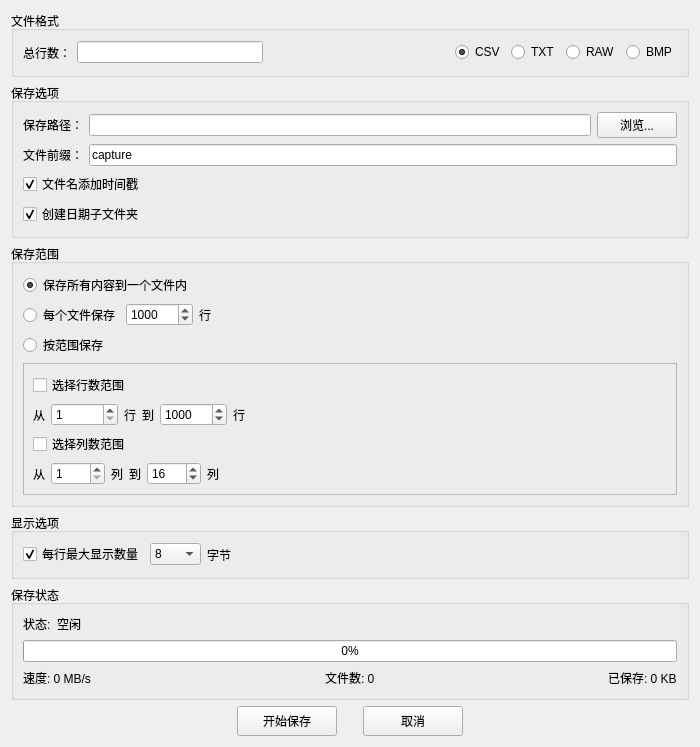
<?xml version="1.0" encoding="UTF-8"?>
<ui version="4.0">
 <class>SaveFileBox</class>
 <widget class="QWidget" name="SaveFileBox">
  <property name="geometry">
   <rect>
    <x>0</x>
    <y>0</y>
    <width>700</width>
    <height>747</height>
   </rect>
  </property>
  <property name="windowTitle">
   <string>文件保存设置</string>
  </property>
  <layout class="QVBoxLayout" name="verticalLayout_main">
   <item>
    <widget class="QGroupBox" name="formatGroupBox">
     <property name="title">
      <string>文件格式</string>
     </property>
     <layout class="QHBoxLayout" name="horizontalLayout_format">
      <item>
       <widget class="QLabel" name="totalLinesLabel">
        <property name="text">
         <string>总行数：</string>
        </property>
       </widget>
      </item>
      <item>
       <widget class="QLineEdit" name="totalLinesEdit">
        <property name="readOnly">
         <bool>true</bool>
        </property>
       </widget>
      </item>
      <item>
       <spacer name="horizontalSpacer_1">
        <property name="orientation">
         <enum>Qt::Horizontal</enum>
        </property>
        <property name="sizeHint" stdset="0">
         <size>
          <width>40</width>
          <height>20</height>
         </size>
        </property>
       </spacer>
      </item>
      <item>
       <widget class="QRadioButton" name="csvRadioButton">
        <property name="text">
         <string>CSV</string>
        </property>
        <property name="checked">
         <bool>true</bool>
        </property>
       </widget>
      </item>
      <item>
       <widget class="QRadioButton" name="txtRadioButton">
        <property name="text">
         <string>TXT</string>
        </property>
       </widget>
      </item>
      <item>
       <widget class="QRadioButton" name="rawRadioButton">
        <property name="text">
         <string>RAW</string>
        </property>
       </widget>
      </item>
      <item>
       <widget class="QRadioButton" name="bmpRadioButton">
        <property name="text">
         <string>BMP</string>
        </property>
       </widget>
      </item>
     </layout>
    </widget>
   </item>
   <item>
    <widget class="QGroupBox" name="saveOptionsGroupBox">
     <property name="title">
      <string>保存选项</string>
     </property>
     <layout class="QVBoxLayout" name="verticalLayout_options">
      <item>
       <layout class="QHBoxLayout" name="horizontalLayout_path">
        <item>
         <widget class="QLabel" name="pathLabel">
          <property name="text">
           <string>保存路径：</string>
          </property>
         </widget>
        </item>
        <item>
         <widget class="QLineEdit" name="pathEdit"/>
        </item>
        <item>
         <widget class="QPushButton" name="browseFolderButton">
          <property name="text">
           <string>浏览...</string>
          </property>
         </widget>
        </item>
       </layout>
      </item>
      <item>
       <layout class="QHBoxLayout" name="horizontalLayout_prefix">
        <item>
         <widget class="QLabel" name="prefixLabel">
          <property name="text">
           <string>文件前缀：</string>
          </property>
         </widget>
        </item>
        <item>
         <widget class="QLineEdit" name="prefixEdit">
          <property name="text">
           <string>capture</string>
          </property>
         </widget>
        </item>
       </layout>
      </item>
      <item>
       <widget class="QCheckBox" name="appendTimestampCheckBox">
        <property name="text">
         <string>文件名添加时间戳</string>
        </property>
        <property name="checked">
         <bool>true</bool>
        </property>
       </widget>
      </item>
      <item>
       <widget class="QCheckBox" name="createSubfolderCheckBox">
        <property name="text">
         <string>创建日期子文件夹</string>
        </property>
        <property name="checked">
         <bool>true</bool>
        </property>
       </widget>
      </item>
     </layout>
    </widget>
   </item>
   <item>
    <widget class="QGroupBox" name="saveRangeGroupBox">
     <property name="title">
      <string>保存范围</string>
     </property>
     <layout class="QVBoxLayout" name="verticalLayout_range">
      <item>
       <widget class="QRadioButton" name="saveAllRadioButton">
        <property name="text">
         <string>保存所有内容到一个文件内</string>
        </property>
        <property name="checked">
         <bool>true</bool>
        </property>
       </widget>
      </item>
      <item>
       <layout class="QHBoxLayout" name="horizontalLayout_lines">
        <item>
         <widget class="QRadioButton" name="splitByLinesRadioButton">
          <property name="text">
           <string>每个文件保存</string>
          </property>
         </widget>
        </item>
        <item>
         <widget class="QSpinBox" name="linesPerFileSpinBox">
          <property name="minimum">
           <number>100</number>
          </property>
          <property name="maximum">
           <number>100000</number>
          </property>
          <property name="singleStep">
           <number>100</number>
          </property>
          <property name="value">
           <number>1000</number>
          </property>
         </widget>
        </item>
        <item>
         <widget class="QLabel" name="linesLabel">
          <property name="text">
           <string>行</string>
          </property>
         </widget>
        </item>
        <item>
         <spacer name="horizontalSpacer_2">
          <property name="orientation">
           <enum>Qt::Horizontal</enum>
          </property>
          <property name="sizeHint" stdset="0">
           <size>
            <width>40</width>
            <height>20</height>
           </size>
          </property>
         </spacer>
        </item>
       </layout>
      </item>
      <item>
       <widget class="QRadioButton" name="saveRangeRadioButton">
        <property name="text">
         <string>按范围保存</string>
        </property>
       </widget>
      </item>
      <item>
       <widget class="QFrame" name="rangeFrame">
        <property name="frameShape">
         <enum>QFrame::StyledPanel</enum>
        </property>
        <property name="frameShadow">
         <enum>QFrame::Raised</enum>
        </property>
        <layout class="QVBoxLayout" name="verticalLayout_rangeOptions">
         <item>
          <widget class="QCheckBox" name="lineRangeCheckBox">
           <property name="text">
            <string>选择行数范围</string>
           </property>
          </widget>
         </item>
         <item>
          <layout class="QHBoxLayout" name="horizontalLayout_lineRange">
           <item>
            <widget class="QLabel" name="fromLineLabel">
             <property name="text">
              <string>从</string>
             </property>
            </widget>
           </item>
           <item>
            <widget class="QSpinBox" name="fromLineSpinBox">
             <property name="minimum">
              <number>1</number>
             </property>
             <property name="maximum">
              <number>1000000</number>
             </property>
            </widget>
           </item>
           <item>
            <widget class="QLabel" name="lineLabel1">
             <property name="text">
              <string>行</string>
             </property>
            </widget>
           </item>
           <item>
            <widget class="QLabel" name="toLineLabel">
             <property name="text">
              <string>到</string>
             </property>
            </widget>
           </item>
           <item>
            <widget class="QSpinBox" name="toLineSpinBox">
             <property name="minimum">
              <number>1</number>
             </property>
             <property name="maximum">
              <number>1000000</number>
             </property>
             <property name="value">
              <number>1000</number>
             </property>
            </widget>
           </item>
           <item>
            <widget class="QLabel" name="lineLabel2">
             <property name="text">
              <string>行</string>
             </property>
            </widget>
           </item>
           <item>
            <spacer name="horizontalSpacer_3">
             <property name="orientation">
              <enum>Qt::Horizontal</enum>
             </property>
             <property name="sizeHint" stdset="0">
              <size>
               <width>40</width>
               <height>20</height>
              </size>
             </property>
            </spacer>
           </item>
          </layout>
         </item>
         <item>
          <widget class="QCheckBox" name="columnRangeCheckBox">
           <property name="text">
            <string>选择列数范围</string>
           </property>
          </widget>
         </item>
         <item>
          <layout class="QHBoxLayout" name="horizontalLayout_columnRange">
           <item>
            <widget class="QLabel" name="fromColumnLabel">
             <property name="text">
              <string>从</string>
             </property>
            </widget>
           </item>
           <item>
            <widget class="QSpinBox" name="fromColumnSpinBox">
             <property name="minimum">
              <number>1</number>
             </property>
             <property name="maximum">
              <number>1000</number>
             </property>
            </widget>
           </item>
           <item>
            <widget class="QLabel" name="columnLabel1">
             <property name="text">
              <string>列</string>
             </property>
            </widget>
           </item>
           <item>
            <widget class="QLabel" name="toColumnLabel">
             <property name="text">
              <string>到</string>
             </property>
            </widget>
           </item>
           <item>
            <widget class="QSpinBox" name="toColumnSpinBox">
             <property name="minimum">
              <number>1</number>
             </property>
             <property name="maximum">
              <number>1000</number>
             </property>
             <property name="value">
              <number>16</number>
             </property>
            </widget>
           </item>
           <item>
            <widget class="QLabel" name="columnLabel2">
             <property name="text">
              <string>列</string>
             </property>
            </widget>
           </item>
           <item>
            <spacer name="horizontalSpacer_4">
             <property name="orientation">
              <enum>Qt::Horizontal</enum>
             </property>
             <property name="sizeHint" stdset="0">
              <size>
               <width>40</width>
               <height>20</height>
              </size>
             </property>
            </spacer>
           </item>
          </layout>
         </item>
        </layout>
       </widget>
      </item>
     </layout>
    </widget>
   </item>
   <item>
    <widget class="QGroupBox" name="displayOptionsGroupBox">
     <property name="title">
      <string>显示选项</string>
     </property>
     <layout class="QVBoxLayout" name="verticalLayout_display">
      <item>
       <layout class="QHBoxLayout" name="horizontalLayout_bytesPerLine">
        <item>
         <widget class="QCheckBox" name="maxBytesPerLineCheckBox">
          <property name="text">
           <string>每行最大显示数量</string>
          </property>
          <property name="checked">
           <bool>true</bool>
          </property>
         </widget>
        </item>
        <item>
         <widget class="QComboBox" name="bytesPerLineComboBox">
          <item>
           <property name="text">
            <string>8</string>
           </property>
          </item>
          <item>
           <property name="text">
            <string>16</string>
           </property>
          </item>
          <item>
           <property name="text">
            <string>32</string>
           </property>
          </item>
          <item>
           <property name="text">
            <string>64</string>
           </property>
          </item>
          <item>
           <property name="text">
            <string>128</string>
           </property>
          </item>
         </widget>
        </item>
        <item>
         <widget class="QLabel" name="bytesLabel">
          <property name="text">
           <string>字节</string>
          </property>
         </widget>
        </item>
        <item>
         <spacer name="horizontalSpacer_5">
          <property name="orientation">
           <enum>Qt::Horizontal</enum>
          </property>
          <property name="sizeHint" stdset="0">
           <size>
            <width>40</width>
            <height>20</height>
           </size>
          </property>
         </spacer>
        </item>
       </layout>
      </item>
     </layout>
    </widget>
   </item>
   <item>
    <widget class="QGroupBox" name="statusGroupBox">
     <property name="title">
      <string>保存状态</string>
     </property>
     <layout class="QVBoxLayout" name="verticalLayout_status">
      <item>
       <layout class="QHBoxLayout" name="horizontalLayout_status">
        <item>
         <widget class="QLabel" name="statusTextLabel">
          <property name="text">
           <string>状态:</string>
          </property>
         </widget>
        </item>
        <item>
         <widget class="QLabel" name="statusLabel">
          <property name="text">
           <string>空闲</string>
          </property>
         </widget>
        </item>
        <item>
         <spacer name="horizontalSpacer_status">
          <property name="orientation">
           <enum>Qt::Horizontal</enum>
          </property>
          <property name="sizeHint" stdset="0">
           <size>
            <width>40</width>
            <height>20</height>
           </size>
          </property>
         </spacer>
        </item>
       </layout>
      </item>
      <item>
       <widget class="QProgressBar" name="progressBar">
        <property name="value">
         <number>0</number>
        </property>
       </widget>
      </item>
      <item>
       <layout class="QHBoxLayout" name="horizontalLayout_stats">
        <item>
         <widget class="QLabel" name="speedLabel">
          <property name="text">
           <string>速度: 0 MB/s</string>
          </property>
         </widget>
        </item>
        <item>
         <spacer name="horizontalSpacer_stats1">
          <property name="orientation">
           <enum>Qt::Horizontal</enum>
          </property>
          <property name="sizeHint" stdset="0">
           <size>
            <width>40</width>
            <height>20</height>
           </size>
          </property>
         </spacer>
        </item>
        <item>
         <widget class="QLabel" name="fileCountLabel">
          <property name="text">
           <string>文件数: 0</string>
          </property>
         </widget>
        </item>
        <item>
         <spacer name="horizontalSpacer_stats2">
          <property name="orientation">
           <enum>Qt::Horizontal</enum>
          </property>
          <property name="sizeHint" stdset="0">
           <size>
            <width>40</width>
            <height>20</height>
           </size>
          </property>
         </spacer>
        </item>
        <item>
         <widget class="QLabel" name="totalSizeLabel">
          <property name="text">
           <string>已保存: 0 KB</string>
          </property>
         </widget>
        </item>
       </layout>
      </item>
     </layout>
    </widget>
   </item>
   <item>
    <layout class="QHBoxLayout" name="horizontalLayout_buttons">
     <item>
      <spacer name="horizontalSpacer_6">
       <property name="orientation">
        <enum>Qt::Horizontal</enum>
       </property>
       <property name="sizeHint" stdset="0">
        <size>
         <width>40</width>
         <height>20</height>
        </size>
       </property>
      </spacer>
     </item>
     <item>
      <widget class="QPushButton" name="saveButton">
       <property name="minimumSize">
        <size>
         <width>100</width>
         <height>30</height>
        </size>
       </property>
       <property name="text">
        <string>开始保存</string>
       </property>
      </widget>
     </item>
     <item>
      <spacer name="horizontalSpacer_7">
       <property name="orientation">
        <enum>Qt::Horizontal</enum>
       </property>
       <property name="sizeType">
        <enum>QSizePolicy::Fixed</enum>
       </property>
       <property name="sizeHint" stdset="0">
        <size>
         <width>20</width>
         <height>20</height>
        </size>
       </property>
      </spacer>
     </item>
     <item>
      <widget class="QPushButton" name="cancelButton">
       <property name="minimumSize">
        <size>
         <width>100</width>
         <height>30</height>
        </size>
       </property>
       <property name="text">
        <string>取消</string>
       </property>
      </widget>
     </item>
     <item>
      <spacer name="horizontalSpacer_8">
       <property name="orientation">
        <enum>Qt::Horizontal</enum>
       </property>
       <property name="sizeHint" stdset="0">
        <size>
         <width>40</width>
         <height>20</height>
        </size>
       </property>
      </spacer>
     </item>
    </layout>
   </item>
  </layout>
 </widget>
 <resources/>
 <connections/>
</ui>
